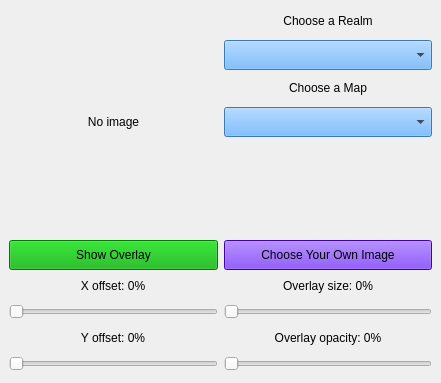
<?xml version="1.0" encoding="UTF-8"?>
<ui version="4.0">
 <class>MainWindow</class>
 <widget class="QMainWindow" name="MainWindow">
  <property name="geometry">
   <rect>
    <x>0</x>
    <y>0</y>
    <width>441</width>
    <height>383</height>
   </rect>
  </property>
  <property name="windowTitle">
   <string>MainWindow</string>
  </property>
  <property name="styleSheet">
   <string notr="true"/>
  </property>
  <widget class="QWidget" name="centralwidget">
   <layout class="QGridLayout" name="gridLayout">
    <item row="0" column="0">
     <layout class="QVBoxLayout" name="menuLayout">
      <item>
       <layout class="QHBoxLayout" name="imageLayout">
        <item>
         <layout class="QVBoxLayout" name="startShowingLayout">
          <item>
           <widget class="QLabel" name="mainWindowImage">
            <property name="sizePolicy">
             <sizepolicy hsizetype="MinimumExpanding" vsizetype="MinimumExpanding">
              <horstretch>0</horstretch>
              <verstretch>0</verstretch>
             </sizepolicy>
            </property>
            <property name="minimumSize">
             <size>
              <width>200</width>
              <height>202</height>
             </size>
            </property>
            <property name="maximumSize">
             <size>
              <width>16777215</width>
              <height>16777215</height>
             </size>
            </property>
            <property name="text">
             <string>No image</string>
            </property>
            <property name="alignment">
             <set>Qt::AlignCenter</set>
            </property>
           </widget>
          </item>
          <item alignment="Qt::AlignBottom">
           <widget class="QPushButton" name="startShowingButton">
            <property name="sizePolicy">
             <sizepolicy hsizetype="MinimumExpanding" vsizetype="Fixed">
              <horstretch>0</horstretch>
              <verstretch>0</verstretch>
             </sizepolicy>
            </property>
            <property name="minimumSize">
             <size>
              <width>200</width>
              <height>30</height>
             </size>
            </property>
            <property name="maximumSize">
             <size>
              <width>16777215</width>
              <height>30</height>
             </size>
            </property>
            <property name="styleSheet">
             <string notr="true">background-color: rgb(0, 170, 0);
color: rgb(0, 0, 0);</string>
            </property>
            <property name="text">
             <string>Show Overlay</string>
            </property>
           </widget>
          </item>
         </layout>
        </item>
        <item>
         <layout class="QVBoxLayout" name="chooseImageLayout">
          <item>
           <layout class="QVBoxLayout" name="chooseLayout">
            <item>
             <layout class="QVBoxLayout" name="chooseRealmLayout">
              <item alignment="Qt::AlignHCenter|Qt::AlignVCenter">
               <widget class="QLabel" name="chooseRealmLabel">
                <property name="minimumSize">
                 <size>
                  <width>200</width>
                  <height>20</height>
                 </size>
                </property>
                <property name="maximumSize">
                 <size>
                  <width>400</width>
                  <height>20</height>
                 </size>
                </property>
                <property name="text">
                 <string>Choose a Realm</string>
                </property>
                <property name="alignment">
                 <set>Qt::AlignCenter</set>
                </property>
               </widget>
              </item>
              <item alignment="Qt::AlignVCenter">
               <widget class="QComboBox" name="chooseRealmComboBox">
                <property name="sizePolicy">
                 <sizepolicy hsizetype="Preferred" vsizetype="Fixed">
                  <horstretch>0</horstretch>
                  <verstretch>0</verstretch>
                 </sizepolicy>
                </property>
                <property name="minimumSize">
                 <size>
                  <width>200</width>
                  <height>30</height>
                 </size>
                </property>
                <property name="maximumSize">
                 <size>
                  <width>16777215</width>
                  <height>30</height>
                 </size>
                </property>
                <property name="styleSheet">
                 <string notr="true">background-color: rgb(85, 170, 255);</string>
                </property>
               </widget>
              </item>
             </layout>
            </item>
            <item>
             <layout class="QVBoxLayout" name="chooseMapLayout">
              <item alignment="Qt::AlignHCenter|Qt::AlignVCenter">
               <widget class="QLabel" name="chooseMapLabel">
                <property name="minimumSize">
                 <size>
                  <width>200</width>
                  <height>20</height>
                 </size>
                </property>
                <property name="maximumSize">
                 <size>
                  <width>400</width>
                  <height>20</height>
                 </size>
                </property>
                <property name="text">
                 <string>Choose a Map</string>
                </property>
                <property name="alignment">
                 <set>Qt::AlignCenter</set>
                </property>
               </widget>
              </item>
              <item alignment="Qt::AlignVCenter">
               <widget class="QComboBox" name="chooseMapComboBox">
                <property name="minimumSize">
                 <size>
                  <width>200</width>
                  <height>30</height>
                 </size>
                </property>
                <property name="maximumSize">
                 <size>
                  <width>16777215</width>
                  <height>30</height>
                 </size>
                </property>
                <property name="layoutDirection">
                 <enum>Qt::LeftToRight</enum>
                </property>
                <property name="styleSheet">
                 <string notr="true">background-color: rgb(85, 170, 255);</string>
                </property>
               </widget>
              </item>
             </layout>
            </item>
           </layout>
          </item>
          <item alignment="Qt::AlignBottom">
           <widget class="QPushButton" name="chooseOwnImageButton">
            <property name="sizePolicy">
             <sizepolicy hsizetype="MinimumExpanding" vsizetype="Fixed">
              <horstretch>0</horstretch>
              <verstretch>0</verstretch>
             </sizepolicy>
            </property>
            <property name="minimumSize">
             <size>
              <width>200</width>
              <height>30</height>
             </size>
            </property>
            <property name="maximumSize">
             <size>
              <width>16777215</width>
              <height>30</height>
             </size>
            </property>
            <property name="styleSheet">
             <string notr="true">color: rgb(0, 0, 0);
background-color: rgb(85, 0, 255);</string>
            </property>
            <property name="text">
             <string>Choose Your Own Image</string>
            </property>
           </widget>
          </item>
         </layout>
        </item>
       </layout>
      </item>
      <item>
       <layout class="QHBoxLayout" name="optionsLayout">
        <item>
         <layout class="QVBoxLayout" name="overlayPositionLayout">
          <item>
           <layout class="QVBoxLayout" name="overlayOffsetXLayout">
            <item alignment="Qt::AlignHCenter|Qt::AlignVCenter">
             <widget class="QLabel" name="overlayOffsetXLabel">
              <property name="minimumSize">
               <size>
                <width>200</width>
                <height>20</height>
               </size>
              </property>
              <property name="maximumSize">
               <size>
                <width>400</width>
                <height>20</height>
               </size>
              </property>
              <property name="text">
               <string>X offset: 0%</string>
              </property>
              <property name="alignment">
               <set>Qt::AlignCenter</set>
              </property>
             </widget>
            </item>
            <item alignment="Qt::AlignVCenter">
             <widget class="QSlider" name="overlayOffsetXSlider">
              <property name="minimumSize">
               <size>
                <width>200</width>
                <height>20</height>
               </size>
              </property>
              <property name="maximumSize">
               <size>
                <width>16777215</width>
                <height>20</height>
               </size>
              </property>
              <property name="orientation">
               <enum>Qt::Horizontal</enum>
              </property>
             </widget>
            </item>
           </layout>
          </item>
          <item>
           <layout class="QVBoxLayout" name="overlayOffsetYLayout">
            <item alignment="Qt::AlignHCenter|Qt::AlignVCenter">
             <widget class="QLabel" name="overlayOffsetYLabel">
              <property name="minimumSize">
               <size>
                <width>200</width>
                <height>20</height>
               </size>
              </property>
              <property name="maximumSize">
               <size>
                <width>400</width>
                <height>20</height>
               </size>
              </property>
              <property name="text">
               <string>Y offset: 0%</string>
              </property>
              <property name="alignment">
               <set>Qt::AlignCenter</set>
              </property>
             </widget>
            </item>
            <item alignment="Qt::AlignVCenter">
             <widget class="QSlider" name="overlayOffsetYSlider">
              <property name="minimumSize">
               <size>
                <width>200</width>
                <height>20</height>
               </size>
              </property>
              <property name="maximumSize">
               <size>
                <width>16777215</width>
                <height>20</height>
               </size>
              </property>
              <property name="orientation">
               <enum>Qt::Horizontal</enum>
              </property>
             </widget>
            </item>
           </layout>
          </item>
         </layout>
        </item>
        <item>
         <layout class="QVBoxLayout" name="overlayOptionsLayout">
          <item>
           <layout class="QVBoxLayout" name="overlaySizeLayout">
            <item alignment="Qt::AlignHCenter|Qt::AlignVCenter">
             <widget class="QLabel" name="overlaySizeLabel">
              <property name="minimumSize">
               <size>
                <width>200</width>
                <height>20</height>
               </size>
              </property>
              <property name="maximumSize">
               <size>
                <width>400</width>
                <height>20</height>
               </size>
              </property>
              <property name="text">
               <string>Overlay size: 0%</string>
              </property>
              <property name="alignment">
               <set>Qt::AlignCenter</set>
              </property>
             </widget>
            </item>
            <item alignment="Qt::AlignVCenter">
             <widget class="QSlider" name="overlaySizeSlider">
              <property name="minimumSize">
               <size>
                <width>200</width>
                <height>20</height>
               </size>
              </property>
              <property name="maximumSize">
               <size>
                <width>16777215</width>
                <height>20</height>
               </size>
              </property>
              <property name="orientation">
               <enum>Qt::Horizontal</enum>
              </property>
             </widget>
            </item>
           </layout>
          </item>
          <item>
           <layout class="QVBoxLayout" name="overlayOpacityLayout">
            <item alignment="Qt::AlignHCenter|Qt::AlignVCenter">
             <widget class="QLabel" name="overlayOpacityLabel">
              <property name="minimumSize">
               <size>
                <width>200</width>
                <height>20</height>
               </size>
              </property>
              <property name="maximumSize">
               <size>
                <width>400</width>
                <height>20</height>
               </size>
              </property>
              <property name="text">
               <string>Overlay opacity: 0%</string>
              </property>
              <property name="alignment">
               <set>Qt::AlignCenter</set>
              </property>
             </widget>
            </item>
            <item alignment="Qt::AlignVCenter">
             <widget class="QSlider" name="overlayOpacitySlider">
              <property name="minimumSize">
               <size>
                <width>200</width>
                <height>20</height>
               </size>
              </property>
              <property name="maximumSize">
               <size>
                <width>16777215</width>
                <height>20</height>
               </size>
              </property>
              <property name="orientation">
               <enum>Qt::Horizontal</enum>
              </property>
             </widget>
            </item>
           </layout>
          </item>
         </layout>
        </item>
       </layout>
      </item>
     </layout>
    </item>
   </layout>
  </widget>
 </widget>
 <resources/>
 <connections/>
</ui>
